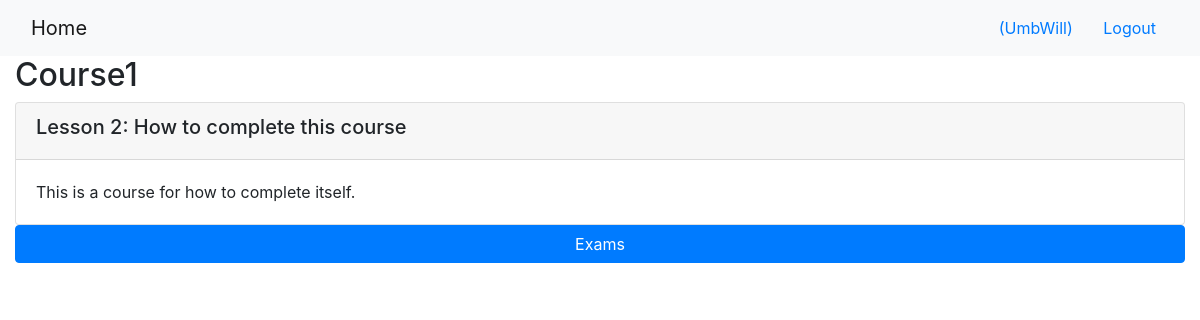
/onlinecourse/1/ (signed in), run on the app's committed database.
### onlinecourse/models.py (models this page shows, shortened)
class Course(models.Model):
    name = models.CharField(null=False, max_length=30, default='online course')
    image = models.ImageField(upload_to='course_images/')
    description = models.CharField(max_length=1000)
    pub_date = models.DateField(null=True)
    instructors = models.ManyToManyField(Instructor)
    users = models.ManyToManyField(settings.AUTH_USER_MODEL, through='Enrollment')
    total_enrollment = models.IntegerField(default=0)
    is_enrolled = False

class Lesson(models.Model):
    title = models.CharField(max_length=200, default="title")
    order = models.IntegerField(default=0)
    course = models.ForeignKey(Course, on_delete=models.CASCADE)
    content = models.TextField()

### onlinecourse/views.py (the view)
# urls.py: path('<int:pk>/', views.CourseDetailView.as_view(), name='course_details'),
class CourseDetailView(generic.DetailView):
    model = Course
    template_name = 'onlinecourse/course_detail_bootstrap.html'

### onlinecourse/templates/onlinecourse/course_detail_bootstrap.html (shortened to what this page needs)
<!DOCTYPE html>
<html lang="en">
<head>
     {% load static %}
    <link rel="stylesheet" href="https://maxcdn.bootstrapcdn.com/bootstrap/4.5.2/css/bootstrap.min.css">
</head>
<body>
    <nav class="navbar navbar-light bg-light">
        <div class="container-fluid">
            <div class="navbar-header">
                  <a class="navbar-brand" href="{% url 'onlinecourse:index' %}">Home</a>
            </div>
            <ul class="nav navbar-nav navbar-right">
                {% if user.is_authenticated %}
                <li>
                    <a class="btn btn-link" href="#">{{ user.first_name }}({{ user.username }})</a>
                    <a class="btn btn-link" href="{% url 'onlinecourse:logout' %}">Logout</a>
                </li>
                {% endif %}
            </ul>
        </div>
    </nav>
    <div class="container-fluid">
            <h2>{{ course.name }}</h2>
            <div class="card-columns-vertical">
                {% for lesson in course.lesson_set.all %}
                    <div class="card mt-1">
                        <div class="card-header"><h5>Lesson {{lesson.order|add:1}}: {{lesson.title}}</h5></div>
                        <div class="card-body">{{lesson.content}}</div>
                    </div>
                {% endfor %}
            </div>
            <button class="btn btn-primary btn-block" data-toggle="collapse" data-target="#exam">Exams</button>
    </div>
</body>
</html>

### data on the page
Course: name "Course1"
Lesson: order|add "2", title "How to complete this course", content "This is a course for how to complete itself."

### other printed values
{{ user.username }} "UmbWill"
